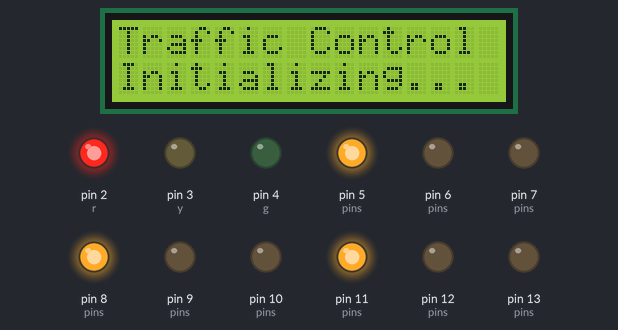
This sketch was run on a simulated Arduino Mega 2560, built with avr-gcc and run on an emulated ATmega2560. Parts: 16×2 character LCD, output pins drawn as LEDs (lit = HIGH). What the sketch prints to the serial monitor is not drawn.

Above: at 0.1 s.
At 2.1 s:
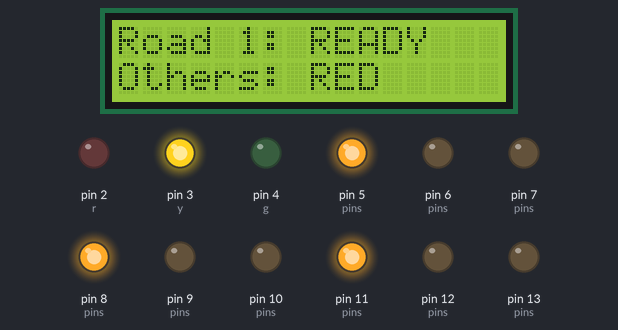
At 14.4 s:
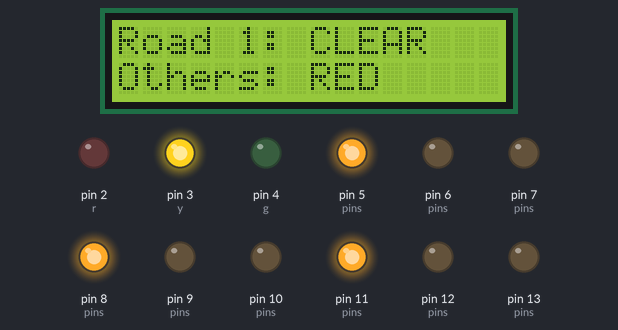
At 18.4 s:
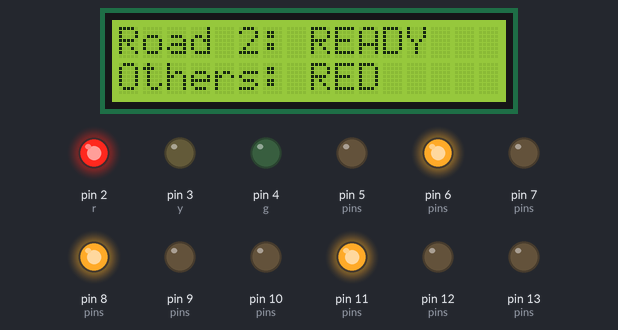
At 22.6 s:
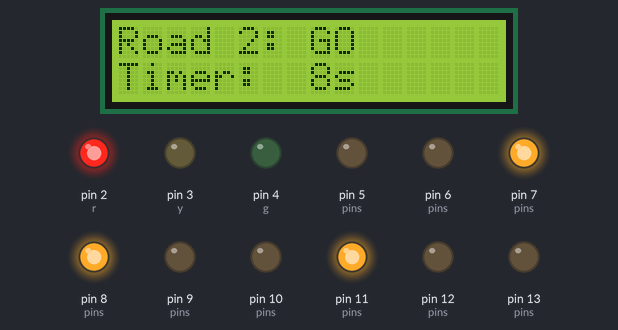
At 32.7 s:
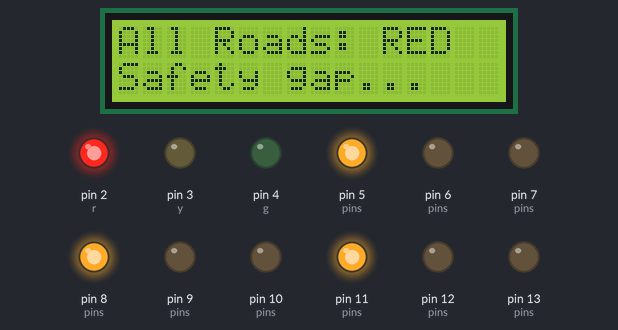
Timing chart, 0 to 38.2 s (numbered marks = the images above):
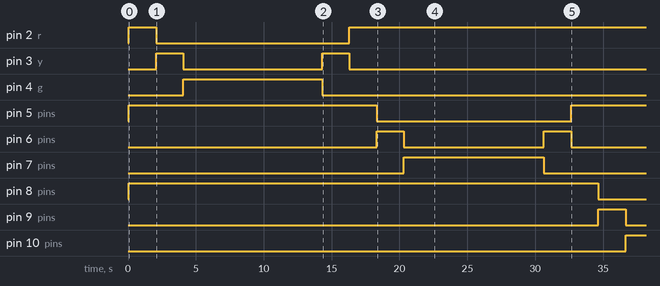

Measured:
- by itself, pin 2 (r): HIGH → LOW at 2.1 s, → HIGH 14.2 s later
- by itself, pin 3 (y): alternates HIGH for 2.0 s and LOW for 10.2 s, 4 changes in all, then stays LOW
- by itself, pin 4 (g): LOW → HIGH at 4.1 s, → LOW 10.2 s later
- by itself, pin 5 (pins): HIGH → LOW at 18.3 s, → HIGH 14.3 s later
- by itself, pin 6 (pins): alternates HIGH for 2.0 s and LOW for 10.3 s
- by itself, pin 7 (pins): LOW → HIGH at 20.3 s, → LOW 10.3 s later
- by itself, pin 8 (pins): HIGH → LOW at 34.7 s
- by itself, pin 9 (pins): LOW → HIGH at 34.7 s, → LOW 2.0 s later

The sketch:

traffic_receiver_zigbee.ino
```cpp
#include <LiquidCrystal.h>

LiquidCrystal lcd(22, 23, 24, 25, 26, 27);

const int RED1 = 2,  YEL1 = 3,  GRN1 = 4;
const int RED2 = 5,  YEL2 = 6,  GRN2 = 7;
const int RED3 = 8,  YEL3 = 9,  GRN3 = 10;
const int RED4 = 11, YEL4 = 12, GRN4 = 13;

const unsigned long NORMAL_GREEN  = 10000UL;
const unsigned long NORMAL_YELLOW =  2000UL;
const unsigned long ALL_RED_GAP   =  2000UL;
const unsigned long EMERG_GREEN   = 15000UL;
const unsigned long EMERG_YELLOW  =  3000UL;

bool ambulanceFlag = false;
int  ambulanceRoad = 0;
int  currentRoad   = 1;

char lastZigBeeCmd = ' ';
unsigned long lastCmdTime = 0;
const unsigned long DEBOUNCE_MS = 500UL;

void setSignal(int road, int state) {
  int r, y, g;
  switch (road) {
    case 1: r = RED1; y = YEL1; g = GRN1; break;
    case 2: r = RED2; y = YEL2; g = GRN2; break;
    case 3: r = RED3; y = YEL3; g = GRN3; break;
    case 4: r = RED4; y = YEL4; g = GRN4; break;
    default: return;
  }
  digitalWrite(r, state == 0 ? HIGH : LOW);
  digitalWrite(y, state == 1 ? HIGH : LOW);
  digitalWrite(g, state == 2 ? HIGH : LOW);
}

void allRed() {
  for (int i = 1; i <= 4; i++) setSignal(i, 0);
}

void lcdPrint(const char* line1, const char* line2) {
  lcd.clear();
  lcd.setCursor(0, 0);
  char buf[17];
  strncpy(buf, line1, 16);
  buf[16] = '\0';
  lcd.print(buf);
  lcd.setCursor(0, 1);
  strncpy(buf, line2, 16);
  buf[16] = '\0';
  lcd.print(buf);
}

void printTimestamp() {
  unsigned long sec = millis() / 1000;
  Serial.print("[");
  Serial.print(sec);
  Serial.print("s] ");
}

void checkZigBee() {
  if (Serial1.available() > 0) {
    char ch = Serial1.read();
    unsigned long now = millis();

    if (ch == lastZigBeeCmd && (now - lastCmdTime) < DEBOUNCE_MS) return;

    lastZigBeeCmd = ch;
    lastCmdTime = now;

    if (ch >= 'A' && ch <= 'D') {
      ambulanceRoad = ch - 'A' + 1;
      ambulanceFlag = true;
      printTimestamp();
      Serial.print("RFID detected: Ambulance on Road ");
      Serial.println(ambulanceRoad);
    }
  }
}

void safeDelay(unsigned long ms) {
  unsigned long start = millis();
  while (millis() - start < ms) {
    checkZigBee();
    delay(100);
  }
}

void runNormalPhase(int road) {
  char line1[17], line2[17];

  allRed();
  setSignal(road, 1);
  snprintf(line1, 17, "Road %d: READY", road);
  snprintf(line2, 17, "Others: RED");
  lcdPrint(line1, line2);
  printTimestamp();
  Serial.print("Road "); Serial.print(road); Serial.println(" -> YELLOW");
  safeDelay(NORMAL_YELLOW);

  if (ambulanceFlag) {
    printTimestamp();
    Serial.println("RFID detected during yellow");
    return;
  }

  setSignal(road, 2);
  snprintf(line1, 17, "Road %d: GO  ", road);
  lcdPrint(line1, "Timer: 10s");
  printTimestamp();
  Serial.print("Road "); Serial.print(road); Serial.println(" -> GREEN");

  for (int t = 10; t > 0; t--) {
    if (ambulanceFlag) {
      printTimestamp();
      Serial.println("RFID detected during green");
      break;
    }
    snprintf(line2, 17, "Timer: %2ds", t);
    lcd.setCursor(0, 1);
    lcd.print(line2);
    safeDelay(1000);
  }

  setSignal(road, 1);
  snprintf(line1, 17, "Road %d: CLEAR", road);
  lcdPrint(line1, "Others: RED");
  printTimestamp();
  Serial.print("Road "); Serial.print(road); Serial.println(" -> YELLOW clearance");
  safeDelay(NORMAL_YELLOW);

  setSignal(road, 0);
  printTimestamp();
  Serial.print("Road "); Serial.print(road); Serial.println(" -> RED");

  if (!ambulanceFlag) {
    printTimestamp();
    Serial.println("All red safety gap");
    lcdPrint("All Roads: RED", "Safety gap...");
    safeDelay(ALL_RED_GAP);
  }
}

void runAmbulancePhase(int road) {
  char line1[17], line2[17];

  printTimestamp();
  Serial.print("AMBULANCE OVERRIDE: Road ");
  Serial.println(road);

  allRed();
  lcdPrint("!! EMERGENCY !!", "Clearing roads..");
  delay(1000);

  setSignal(road, 1);
  snprintf(line2, 17, "Road %d CLEARING", road);
  lcdPrint("!! AMBULANCE !!", line2);
  printTimestamp();
  Serial.print("Ambulance Road "); Serial.print(road); Serial.println(" -> YELLOW");
  delay(EMERG_YELLOW);

  setSignal(road, 2);
  printTimestamp();
  Serial.print("Ambulance Road "); Serial.print(road); Serial.println(" -> GREEN");

  for (int t = 15; t > 0; t--) {
    snprintf(line2, 17, "Road %d GO: %2ds", road, t);
    lcdPrint("!! AMBULANCE !!", line2);
    delay(1000);
  }

  setSignal(road, 1);
  lcdPrint("Road Clear", "Resuming cycle..");
  printTimestamp();
  Serial.println("Ambulance complete");
  delay(EMERG_YELLOW);

  allRed();
  ambulanceFlag = false;
  ambulanceRoad = 0;
  printTimestamp();
  Serial.println("Resuming normal cycle");

  lcdPrint("All Roads: RED", "Safety gap...");
  delay(ALL_RED_GAP);
}

void setup() {
  Serial.begin(9600);
  Serial1.begin(9600);

  int pins[] = {RED1,YEL1,GRN1, RED2,YEL2,GRN2, RED3,YEL3,GRN3, RED4,YEL4,GRN4};
  for (int i = 0; i < 12; i++) {
    pinMode(pins[i], OUTPUT);
    digitalWrite(pins[i], LOW);
  }

  lcd.begin(16, 2);
  lcdPrint("Traffic Control", "Initializing...");

  Serial.println("Traffic control system ready");
  Serial.println("ZigBee receiver active");

  allRed();
  delay(2000);
  printTimestamp();
  Serial.println("Starting normal cycle\n");
}

void loop() {
  for (int road = 1; road <= 4; road++) {
    currentRoad = road;
    checkZigBee();

    if (ambulanceFlag) {
      runAmbulancePhase(ambulanceRoad);
      continue;
    }

    runNormalPhase(road);

    checkZigBee();
    if (ambulanceFlag) {
      runAmbulancePhase(ambulanceRoad);
      continue;
    }
  }
}
```
